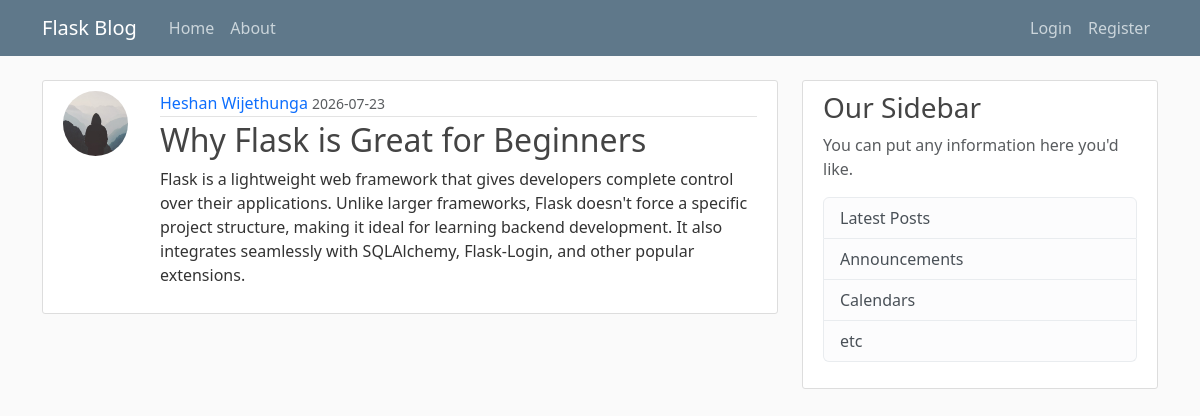
The app's page /post/4 with its own data.
### flaskblog/models.py (models this page shows, shortened)
class User(db.Model, UserMixin):
    id = db.Column(db.Integer, primary_key=True)
    username = db.Column(db.String(20), unique=True, nullable=False)
    email = db.Column(db.String(120), unique=True, nullable=False)
    image_file = db.Column(db.String(20), nullable=False, default='default.jpg')
    password = db.Column(db.String(60), nullable=False)
    posts = db.relationship('Post', backref='author', lazy=True)

class Post(db.Model):
    id = db.Column(db.Integer, primary_key=True)
    title = db.Column(db.String(100), nullable=False)
    date_posted = db.Column(db.DateTime, nullable=False, default=datetime.utcnow)
    content = db.Column(db.Text, nullable=False)
    user_id = db.Column(db.Integer, db.ForeignKey('user.id'), nullable=False)

### flaskblog/routes.py (the view)
@app.route("/post/<int:post_id>")
def post(post_id):
    post = Post.query.get_or_404(post_id)
    return render_template('post.html', title=post.title, post=post)

### flaskblog/templates/post.html (shortened to what this page needs)
{% extends "layout.html" %}
{% block content %}
    <article class="content-section">
        <div class="post-container">
            <img class="rounded-circle article-img" src="{{ url_for('static', filename='profile_pics/' + post.author.image_file) }}" alt="Profile picture">
            <div class="post-content">
                <div class="article-metadata">
                    <a class="author-name" href="#">{{ post.author.username }}</a>
                    <small class="text-muted">{{ post.date_posted.strftime('%Y-%m-%d') }}</small>
                </div>
                <h2><a class="article-title" href="#">{{ post.title }}</a></h2>
                <p class="article-content">{{ post.content }}</p>
            </div>
         </div>
    </article>
{% endblock content %}

### flaskblog/static/main.css (style rules this page uses)
body { background: #fafafa; color: #333333; margin-top: 5rem; }
h1, h2, h3, h4, h5, h6 { color: #444444; }
.content-section { background: #ffffff; padding: 10px 20px; border: 1px solid #dddddd; border-radius: 3px; margin-bottom: 20px; }
.post-container { display: flex; gap: 16px; align-items: flex-start; }
.post-content { flex: 1; }
.article-title { color: #444444; }
a.article-title { text-decoration: none; }
.article-content { white-space: pre-line; }
.article-img { height: 65px; width: 65px; margin-right: 16px; }
.article-metadata { padding-bottom: 1px; margin-bottom: 4px; border-bottom: 1px solid #e3e3e3 }
.article-metadata a { text-decoration: none; }

### records on screen
User: image_file (placeholder picture), author.username "Heshan Wijethunga"
Post: date_posted "2026-07-23", title "Why Flask is Great for Beginners", content "Flask is a lightweight web framework that gives developers complete control over their applications. Unlike larger frameworks, Flask doesn't force a specific project structure, making it ideal for learning backend development. It also integrates seamlessly with SQLAlchemy, Flask-Login, and other popular extensions."
